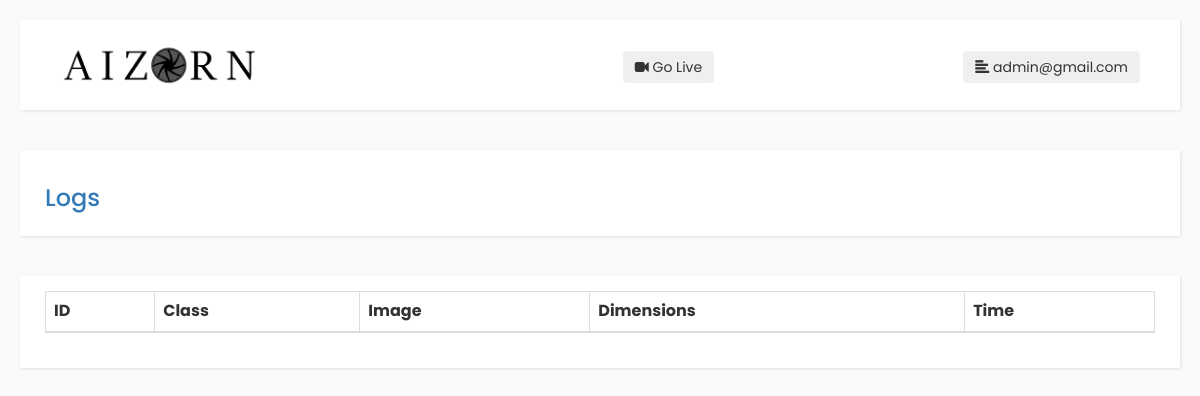
The app's page /logs (signed in), older data.
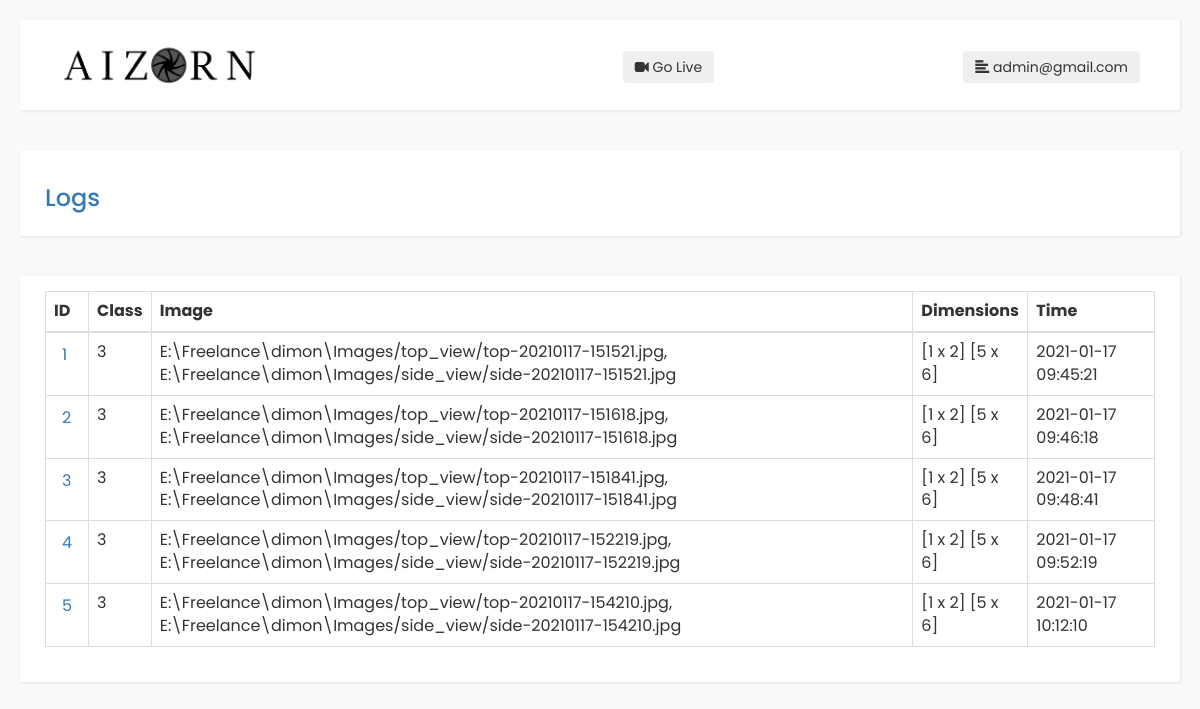
The same page, newer data.
### tables this page shows
CREATE TABLE logs (id INTEGER PRIMARY KEY AUTOINCREMENT, log_class TEXT, image TEXT, dimensions TEXT, created_timestamp DATETIME DEFAULT CURRENT_TIMESTAMP);

### app.py (the view)
@application.route('/logs', methods=['GET'])
def logs():
    if 'user_name' and 'role' in session and session['role'] == 'admin':
        return get_logs()
    else:
        return render_template('index.html', unauthorized=True)

### app.py (called while the page is built)
@application.before_request
def make_session_permanent():
    session.permanent = True
    application.permanent_session_lifetime = timedelta(minutes=5)

### config/log_data.py (called while the page is built)
def get_logs():
    logging.info('Running fetch logs...')
    if 'user_name' in session:
        logs = select_query("SELECT * FROM logs ORDER BY created_timestamp")
        return render_template('logs.html', username=session['user_name'], logs=logs, role=session['role'])
    else:
        return render_template('index.html', unauthorized=True)

### data/db.py (called while the page is built)
def connection():
    try:
        return sqlite3.connect(module_directory + "/dimon.db", isolation_level=None)
    except Exception as e:
        logging.error("Failed to connect database: %s", e)
        return False

def dict_factory(cursor, row):
    d = {}
    for idx, col in enumerate(cursor.description):
        d[col[0]] = row[idx]
    return d

### templates/logs.html (shortened to what this page needs)
{% extends 'dashboard.html' %}
{% block content %}
        <div class="navbar">
            <div class="container-fluid">
                <div class="card shadow mb-4">
                    <div class="card-header py-3">
                      <h3 class="m-0 font-weight-bold text-primary">Logs</h3>
                    </div>
                </div>
            </div>
        </div>
        <div class="navbar">
        <div class="container-fluid">
          <div class="card shadow mb-4">
            <div class="card-body">
              <div class="table-responsive" style="overflow: hidden;">
                  <table class="table table-bordered" id="dataTable" width="100%" cellspacing="0">
                  <thead>
                    <tr>
                      <th>ID</th>
                      <th>Class</th>
                      <th>Image</th>
                      <th>Dimensions</th>
                      <th>Time</th>
                    </tr>
                  </thead>
                  <tbody>
                  {% if logs %}
                        {% for log in logs %}
                          <tr>
                            <td><button class="btn-link image" data-field="{{ log.id }}">{{ log.id }}</button></td>
                            <td>{{ log.log_class }}</td>
                            <td>{{ log.image }}</td>
                            <td>{{ log.dimensions }}</td>
                            <td>{{ log.created_timestamp }}</td>
                          </tr>
                  {% else %}
                      <tr>
                        <td colspan="5">No data</td>
                      </tr>
                    {% endfor %}
                  {% endif %}
                  </tbody>
                </table>
            </div>
            </div>
          </div>
        </div>
</div>
{% endblock %}

Row changes from the older to the newer data that the page shows:
added logs: id "1", log_class "3", image "E:\\Freelance\\dimon\\Images/top_view/top-20210117-151521.jpg, E:\\Freelance\\dimon\\Images/side_view/side-20210117-151521.jpg", dimensions "[1 x 2] [5 x 6]", created_timestamp "2021-01-17 09:45:21"
added logs: id "2", log_class "3", image "E:\\Freelance\\dimon\\Images/top_view/top-20210117-151618.jpg, E:\\Freelance\\dimon\\Images/side_view/side-20210117-151618.jpg", dimensions "[1 x 2] [5 x 6]", created_timestamp "2021-01-17 09:46:18"
added logs: id "3", log_class "3", image "E:\\Freelance\\dimon\\Images/top_view/top-20210117-151841.jpg, E:\\Freelance\\dimon\\Images/side_view/side-20210117-151841.jpg", dimensions "[1 x 2] [5 x 6]", created_timestamp "2021-01-17 09:48:41"
added logs: id "4", log_class "3", image "E:\\Freelance\\dimon\\Images/top_view/top-20210117-152219.jpg, E:\\Freelance\\dimon\\Images/side_view/side-20210117-152219.jpg", dimensions "[1 x 2] [5 x 6]", created_timestamp "2021-01-17 09:52:19"
added logs: id "5", log_class "3", image "E:\\Freelance\\dimon\\Images/top_view/top-20210117-154210.jpg, E:\\Freelance\\dimon\\Images/side_view/side-20210117-154210.jpg", dimensions "[1 x 2] [5 x 6]", created_timestamp "2021-01-17 10:12:10"
